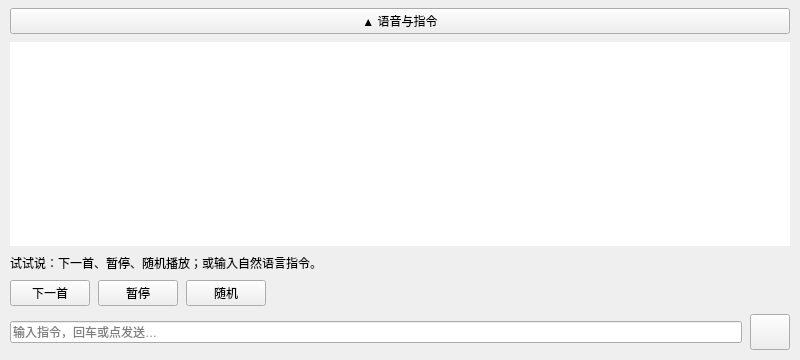
<?xml version="1.0" encoding="UTF-8"?>
<ui version="4.0">
 <class>VoiceInputWidget</class>
 <widget class="VoiceInputWidget" name="VoiceInputWidget">
  <property name="geometry">
   <rect>
    <x>0</x>
    <y>0</y>
    <width>800</width>
    <height>360</height>
   </rect>
  </property>
  <property name="windowTitle">
   <string>VoiceInputWidget</string>
  </property>
  <layout class="QVBoxLayout" name="verticalLayout_root">
   <property name="spacing">
    <number>8</number>
   </property>
   <property name="leftMargin">
    <number>10</number>
   </property>
   <property name="topMargin">
    <number>8</number>
   </property>
   <property name="rightMargin">
    <number>10</number>
   </property>
   <property name="bottomMargin">
    <number>10</number>
   </property>
   <item>
    <widget class="QPushButton" name="btn_toggle">
     <property name="text">
      <string>▲ 语音与指令</string>
     </property>
     <property name="minimumHeight">
      <number>36</number>
     </property>
    </widget>
   </item>
   <item>
    <widget class="QListWidget" name="list_chat">
     <property name="frameShape">
      <enum>QFrame::NoFrame</enum>
     </property>
     <property name="horizontalScrollBarPolicy">
      <enum>Qt::ScrollBarAlwaysOff</enum>
     </property>
     <property name="verticalScrollBarPolicy">
      <enum>Qt::ScrollBarAsNeeded</enum>
     </property>
     <property name="spacing">
      <number>4</number>
     </property>
     <property name="uniformItemSizes">
      <bool>false</bool>
     </property>
    </widget>
   </item>
   <item>
    <widget class="QLabel" name="lbl_hint">
     <property name="text">
      <string>试试说：下一首、暂停、随机播放；或输入自然语言指令。</string>
     </property>
     <property name="wordWrap">
      <bool>true</bool>
     </property>
    </widget>
   </item>
   <item>
    <layout class="QHBoxLayout" name="horizontalLayout_pills">
     <property name="spacing">
      <number>8</number>
     </property>
     <item>
      <widget class="QPushButton" name="btn_pill_next">
       <property name="text">
        <string>下一首</string>
       </property>
       <property name="minimumHeight">
        <number>30</number>
       </property>
      </widget>
     </item>
     <item>
      <widget class="QPushButton" name="btn_pill_pause">
       <property name="text">
        <string>暂停</string>
       </property>
       <property name="minimumHeight">
        <number>30</number>
       </property>
      </widget>
     </item>
     <item>
      <widget class="QPushButton" name="btn_pill_shuffle">
       <property name="text">
        <string>随机</string>
       </property>
       <property name="minimumHeight">
        <number>30</number>
       </property>
      </widget>
     </item>
     <item>
      <spacer name="horizontalSpacer_pills">
       <property name="orientation">
        <enum>Qt::Horizontal</enum>
       </property>
       <property name="sizeHint" stdset="0">
        <size>
         <width>20</width>
         <height>10</height>
        </size>
       </property>
      </spacer>
     </item>
    </layout>
   </item>
   <item>
    <layout class="QHBoxLayout" name="horizontalLayout_input">
     <property name="spacing">
      <number>8</number>
     </property>
     <item>
      <widget class="QLineEdit" name="lineEdit_input">
       <property name="placeholderText">
        <string>输入指令，回车或点发送…</string>
       </property>
       <property name="minimumHeight">
        <number>36</number>
       </property>
      </widget>
     </item>
     <item>
      <widget class="QToolButton" name="btn_send">
       <property name="minimumSize">
        <size>
         <width>40</width>
         <height>36</height>
        </size>
       </property>
       <property name="maximumSize">
        <size>
         <width>40</width>
         <height>36</height>
        </size>
       </property>
       <property name="toolTip">
        <string>发送</string>
       </property>
      </widget>
     </item>
    </layout>
   </item>
  </layout>
 </widget>
 <customwidgets>
  <customwidget>
   <class>VoiceInputWidget</class>
   <extends>QWidget</extends>
   <header>voiceinputwidget.h</header>
  </customwidget>
 </customwidgets>
 <resources/>
 <connections/>
</ui>
